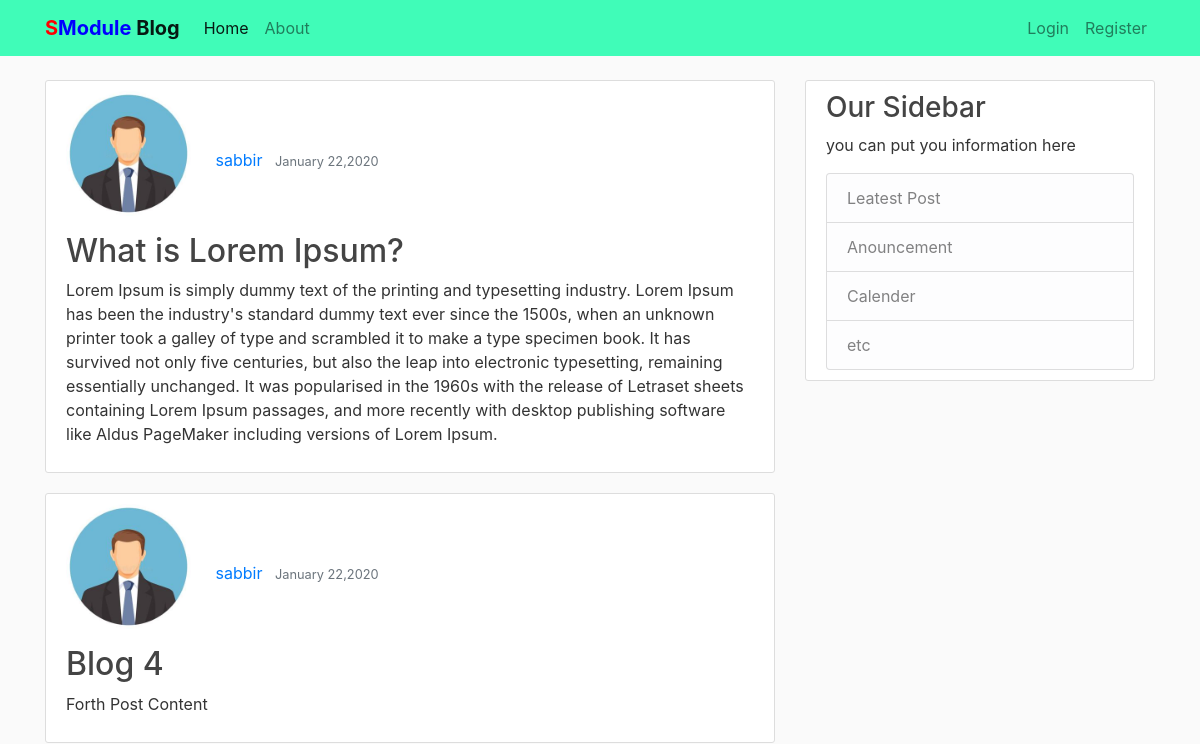
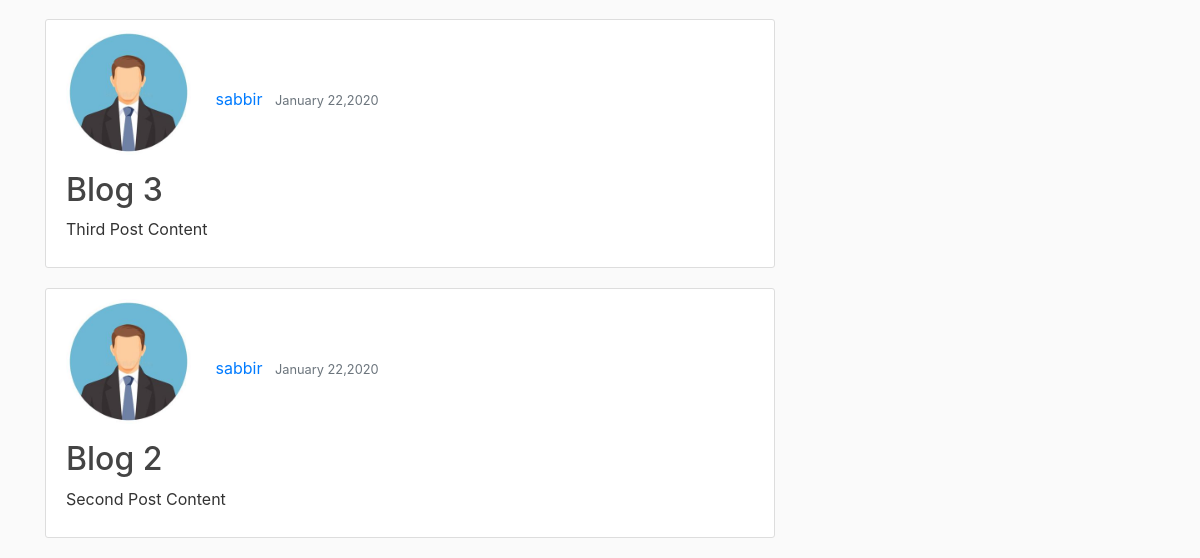
The app's page /, older data (2 pictures, top to bottom).
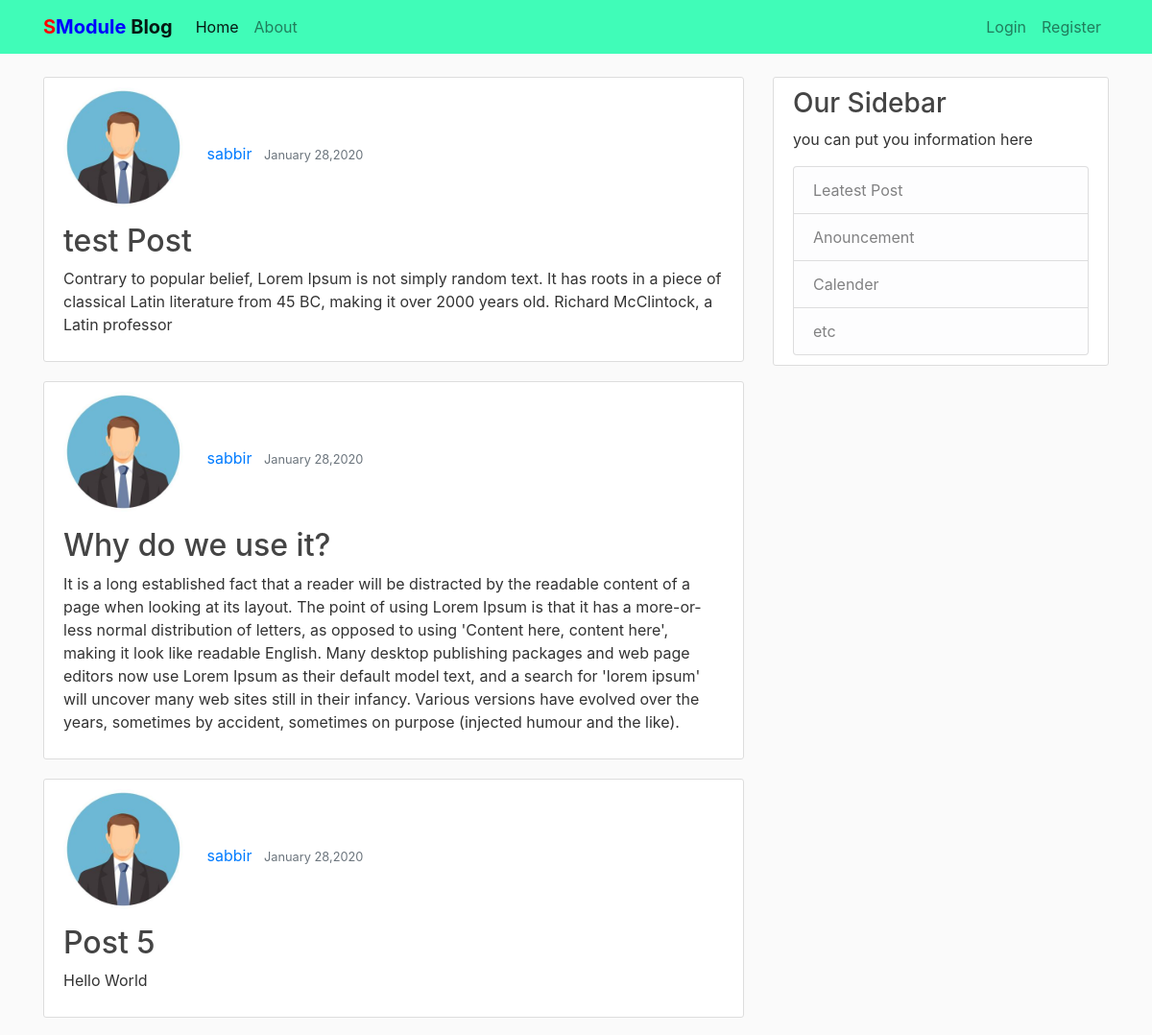
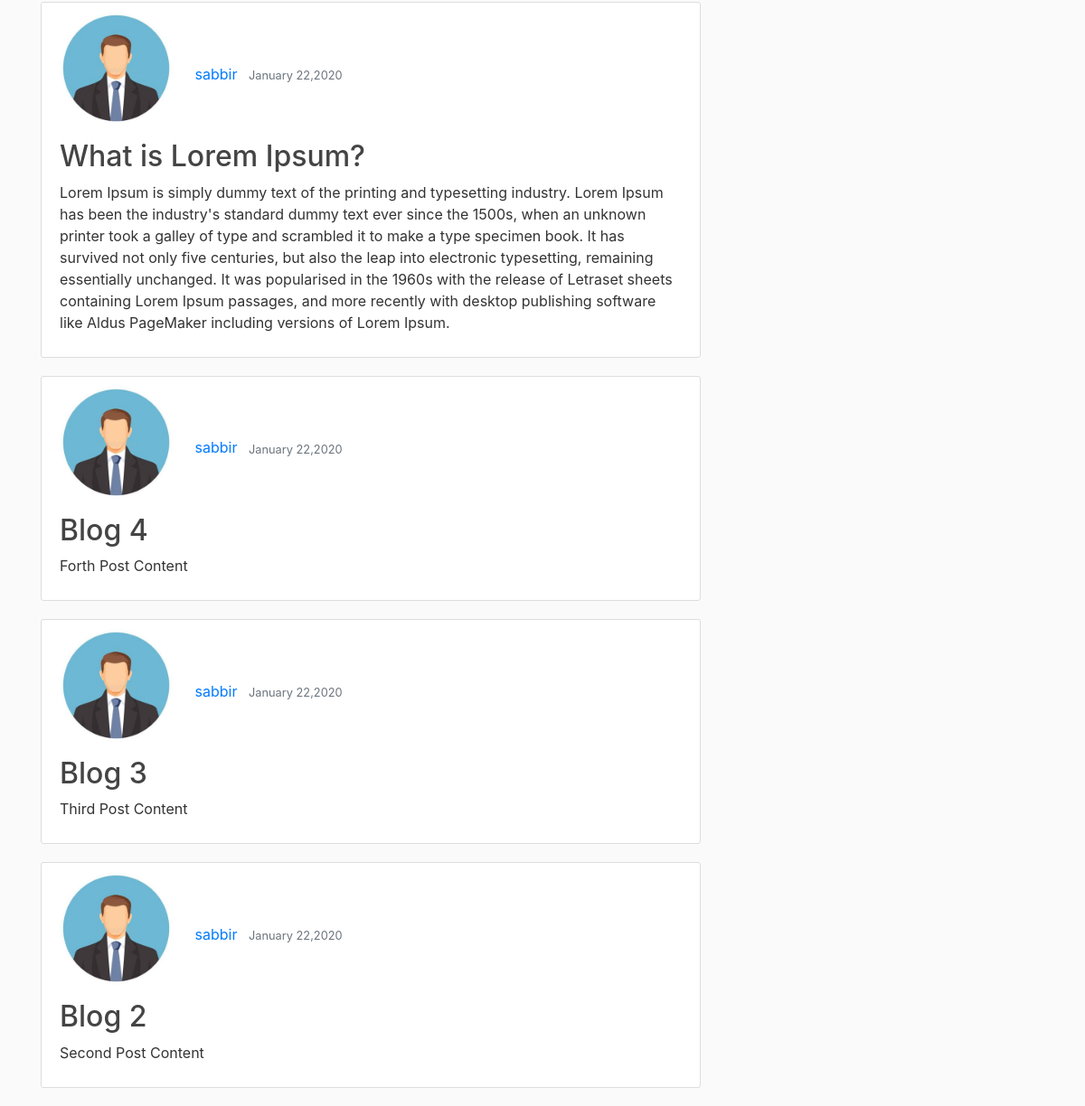
The same page, newer data (2 pictures, top to bottom).
### blog/models.py (models this page shows, shortened)
class Posts(models.Model):
    title = models.CharField(max_length=100)
    content = models.TextField()
    date_posted = models.DateTimeField(default=timezone.now)
    author = models.ForeignKey(User, on_delete=models.CASCADE)

### users/models.py (models this page shows, shortened)
class Profile(models.Model):
    user = models.OneToOneField(User, on_delete=models.CASCADE)
    image = models.ImageField(default='default.jpg', upload_to='profile_pics')

### blog/views.py (the view)
class PostListView(ListView):
    model = Posts
    template_name = 'blog/home.html'
    context_object_name = 'posts'
    ordering = ['-date_posted']

### blog/templates/blog/home.html
{% extends "blog/base.html" %}
{% block content %}
    {% for post in posts %}
      <article class="media content-section">
        <div class="media-body">
          <div class="article-metadata">
              <img class="rounded-circle account-img" src="{{ post.author.profile.image.url }}" alt="">
            <a href="#" class="mr-2">{{ post.author }}</a>
            <small class="text-muted">{{ post.date_posted|date:"F d,Y" }}</small>
          </div>
          <h2><a class="article-title" href="{% url 'blog-detail' post.id %}">{{ post.title }}</a></h2>
          <p class="article-content">{{ post.content }}</p>
        </div>
      </article>
    {% endfor %}
{% endblock %}

Row changes from the older to the newer data that the page shows:
added Posts: author.profile.image (picture), author "sabbir", date_posted "January 28,2020", title "test Post", content "Contrary to popular belief, Lorem Ipsum is not simply random text. It has roots in a piece of classical Latin literature from 45 BC, making it over 2000 years old. Richard McClintock, a Latin professor"
added Posts: author.profile.image (picture), author "sabbir", date_posted "January 28,2020", title "Why do we use it?", content "It is a long established fact that a reader will be distracted by the readable content of a page when looking at its layout. The point of using Lorem Ipsum is that it has a more-or-less normal distribution of letters, as opposed to using 'Content here, content here', making it look like readable English. Many desktop publishing packages and web page editors now use Lorem Ipsum as their default model text, and a search for 'lorem ipsum' will uncover many web sites still in their infancy. Various versions have evolved over the years, sometimes by accident, sometimes on purpose (injected humour and the like)."
added Posts: author.profile.image (picture), author "sabbir", date_posted "January 28,2020", title "Post 5", content "Hello World"
